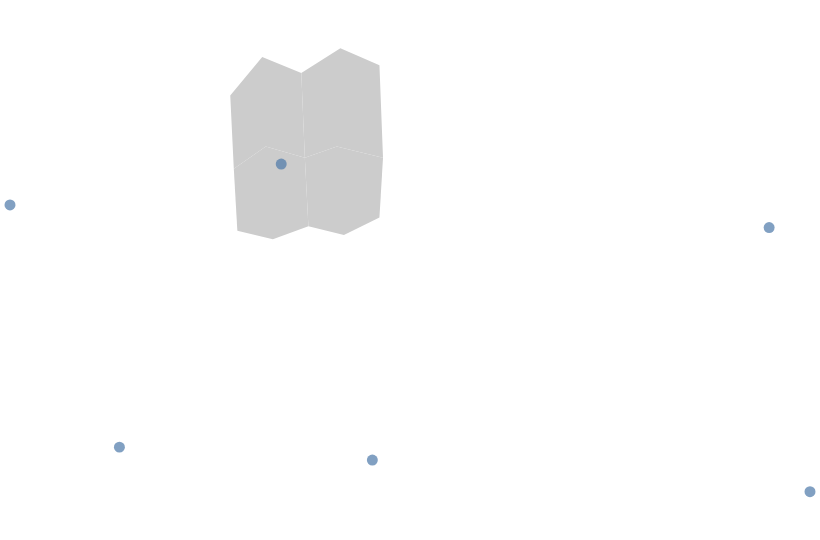

Here is the Vega-Lite specification saved for this chart:
### Vega-Lite specification from a JSON file in a GitHub repository (floating-point values rounded to 4 significant figures)
{"$schema": "https://vega.github.io/schema/vega-lite/v6.json", "padding": 5, "autosize": "none", "name": "atlas", "width": 400, "height": 260, "projection": {"type": "mercator"}, "layer": [{"data": {"values": {"type": "FeatureCollection", "features": [{"type": "Feature", "properties": {"name": "west", "value": 3, "cat": "a"}, "geometry": {"type": "Polygon", "coordinates": [[[-11, 48], [-2, 52], [9, 50], [10, 36], [0, 33], [-10, 35], [-11, 48]]]}}, {"type": "Feature", "properties": {"name": "east", "value": 5, "cat": "b"}, "geometry": {"type": "Polygon", "coordinates": [[[9, 50], [18, 52], [31, 50], [30, 38], [20, 34], [10, 36], [9, 50]]]}}, {"type": "Feature", "properties": {"name": "north-west", "value": 2, "cat": "a"}, "geometry": {"type": "Polygon", "coordinates": [[[-12, 60], [-3, 65], [8, 63], [9, 50], [-2, 52], [-11, 48], [-12, 60]]]}}, {"type": "Feature", "properties": {"name": "north-east", "value": 8, "cat": "b"}, "geometry": {"type": "Polygon", "coordinates": [[[8, 63], [19, 66], [30, 64], [31, 50], [18, 52], [9, 50], [8, 63]]]}}]}, "format": {"property": "features"}}, "mark": {"type": "geoshape", "fill": "#ccc"}}, {"data": {"values": [{"lon": -74, "lat": 40.7, "n": 8}, {"lon": 2.35, "lat": 48.85, "n": 5}, {"lon": 139.7, "lat": 35.7, "n": 9}, {"lon": 151.2, "lat": -33.9, "n": 3}, {"lon": -43.2, "lat": -22.9, "n": 6}, {"lon": 28, "lat": -26.2, "n": 2}]}, "mark": "circle", "encoding": {"longitude": {"field": "lon", "type": "quantitative"}, "latitude": {"field": "lat", "type": "quantitative"}}}]}
